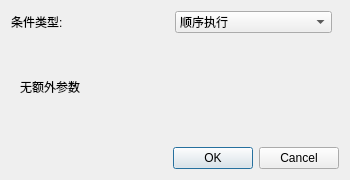
<?xml version="1.0" encoding="UTF-8"?>
<ui version="4.0">
 <class>TaskConditionDialog</class>
 <widget class="QDialog" name="TaskConditionDialog">
  <property name="geometry">
   <rect>
    <x>0</x>
    <y>0</y>
    <width>350</width>
    <height>180</height>
   </rect>
  </property>
  <property name="windowTitle">
   <string>设置任务切换条件</string>
  </property>
  <layout class="QVBoxLayout" name="verticalLayout">
   <item>
    <layout class="QHBoxLayout" name="typeLayout">
     <item>
      <widget class="QLabel" name="typeLabel">
       <property name="text">
        <string>条件类型:</string>
       </property>
      </widget>
     </item>
     <item>
      <widget class="QComboBox" name="typeCombo">
       <item>
        <property name="text">
         <string>顺序执行</string>
        </property>
       </item>
       <item>
        <property name="text">
         <string>执行指定时间后切换</string>
        </property>
       </item>
       <item>
        <property name="text">
         <string>指定时间开始切换</string>
        </property>
       </item>
      </widget>
     </item>
     <item>
      <spacer name="typeSpacer">
       <property name="orientation">
        <enum>Qt::Horizontal</enum>
       </property>
      </spacer>
     </item>
    </layout>
   </item>
   <item>
    <widget class="QStackedWidget" name="paramStack">
     <widget class="QWidget" name="sequentialPage">
      <layout class="QVBoxLayout" name="sequentialLayout">
       <item>
        <widget class="QLabel" name="sequentialLabel">
         <property name="text">
          <string>无额外参数</string>
         </property>
        </widget>
       </item>
       <item>
        <spacer name="sequentialSpacer">
         <property name="orientation">
          <enum>Qt::Vertical</enum>
         </property>
        </spacer>
       </item>
      </layout>
     </widget>
     <widget class="QWidget" name="durationPage">
      <layout class="QHBoxLayout" name="durationLayout">
       <item>
        <widget class="QLabel" name="durationLabel">
         <property name="text">
          <string>持续时间(秒):</string>
         </property>
        </widget>
       </item>
       <item>
        <widget class="QSpinBox" name="durationSpin">
         <property name="minimum">
          <number>1</number>
         </property>
         <property name="maximum">
          <number>99999</number>
         </property>
         <property name="value">
          <number>1</number>
         </property>
        </widget>
       </item>
       <item>
        <spacer name="durationSpacer">
         <property name="orientation">
          <enum>Qt::Horizontal</enum>
         </property>
        </spacer>
       </item>
      </layout>
     </widget>
     <widget class="QWidget" name="timePage">
      <layout class="QHBoxLayout" name="timeLayout">
       <item>
        <widget class="QLabel" name="timeLabel">
         <property name="text">
          <string>开始时间:</string>
         </property>
        </widget>
       </item>
       <item>
        <widget class="QLineEdit" name="timeEdit">
         <property name="placeholderText">
          <string>HH:MM:SS</string>
         </property>
        </widget>
       </item>
       <item>
        <spacer name="timeSpacer">
         <property name="orientation">
          <enum>Qt::Horizontal</enum>
         </property>
        </spacer>
       </item>
      </layout>
     </widget>
    </widget>
   </item>
   <item>
    <widget class="QDialogButtonBox" name="buttonBox">
     <property name="standardButtons">
      <set>QDialogButtonBox::Ok|QDialogButtonBox::Cancel</set>
     </property>
    </widget>
   </item>
  </layout>
 </widget>
 <resources/>
 <connections>
  <connection>
   <sender>buttonBox</sender>
   <signal>accepted()</signal>
   <receiver>TaskConditionDialog</receiver>
   <slot>accept()</slot>
  </connection>
  <connection>
   <sender>buttonBox</sender>
   <signal>rejected()</signal>
   <receiver>TaskConditionDialog</receiver>
   <slot>reject()</slot>
  </connection>
 </connections>
</ui>
